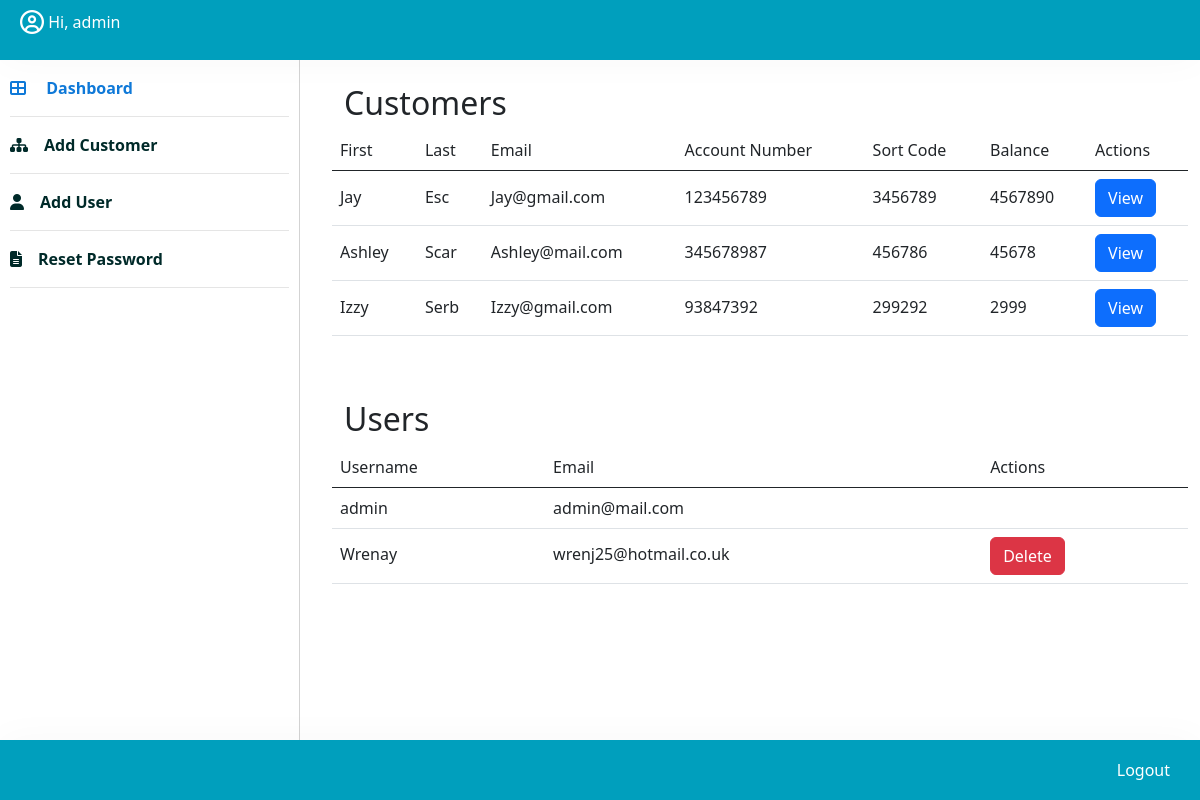
Page / (signed in) on the earlier database version.
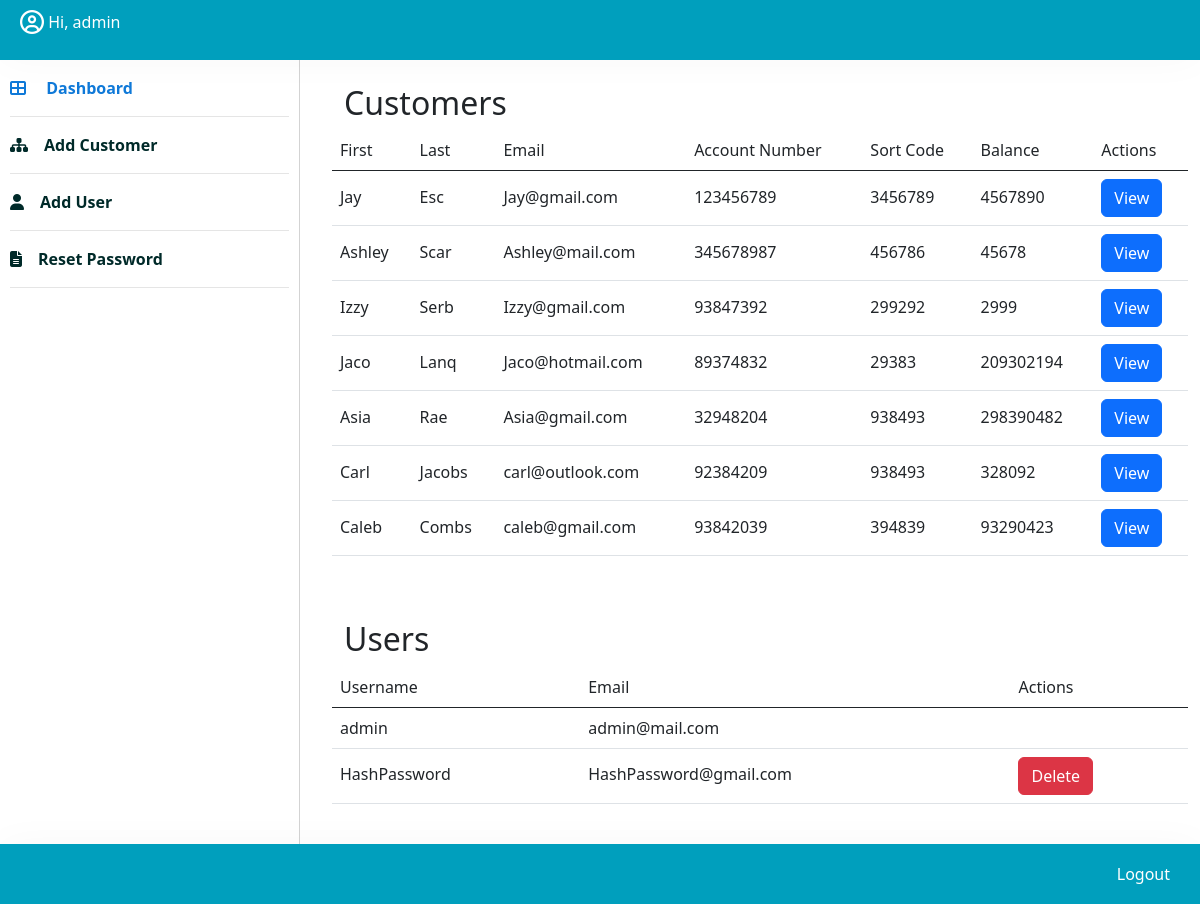
Same page on the later database version.
### models.py (models this page shows, shortened)
class User(UserMixin, db.Model):
    id = db.Column(db.Integer, primary_key=True)
    username = db.Column(db.String(50), unique=True, nullable=False)
    email = db.Column(db.String(50), unique=True, nullable=False)
    password_hash = db.Column(db.String(200), nullable=False)
    role = db.Column(db.String(10), nullable=False, default='regular')
    customer = db.relationship('Customer', backref='user', cascade="all, delete-orphan", passive_deletes=True, lazy=True)
    date_created = db.Column(db.DateTime, default=datetime.utcnow)

class Customer(db.Model):
    id = db.Column(db.Integer, primary_key=True)
    first_name = db.Column(db.String(200), nullable=False)
    last_name = db.Column(db.String(200), nullable=False)
    email = db.Column(db.String(200), nullable=False)
    account_number = db.Column(db.Integer, nullable=False)
    sort_code = db.Column(db.Integer, nullable=False)
    balance = db.Column(db.Integer, nullable=False)
    user_id = db.Column(db.Integer, db.ForeignKey('user.id', ondelete='CASCADE'), nullable=False)

### app.py (the view)
@app.route('/')
@login_required
def index():
    users = User.query.all()
    customers = Customer.query.all()
    return render_template('index.html', user=current_user, customers=customers, users=users)

### app.py (called while the page is built)
@login_manager.user_loader
def load_user(user_id):
    return User.query.get(int(user_id))

### templates/index.html (shortened to what this page needs)
{% extends 'base.html' %}
{% block extraLinks %}
  <link href="https://cdn.jsdelivr.net/npm/bootstrap@5.2.1/dist/css/bootstrap.min.css" rel="stylesheet">
  <link rel="stylesheet" href="https://cdnjs.cloudflare.com/ajax/libs/font-awesome/6.3.0/css/all.min.css" />
{% endblock %}
{% block body %}
  <div class="header text-white top-0 d-flex justify-content-between align-items-center">
    <div class="site-logo">
        <p><i class="fa-regular fa-circle-user fa-xl"></i> Hi, {{ user.username }}</p>
    </div>
  </div>
  <main>
    <div class="d-flex justify-content-between main-content">
        <div class="sidebar bg-white" id="sidebarMenu">
           <ul class="nav nav-pills flex-column mb-3" id="pills-tab" role="tablist">
               <li class="nav-item py-3" role="presentation">
                 <button class="nav-link active p-0 bg-transparent" id="pills-dashboard-tab" data-bs-toggle="pill" data-bs-target="#pills-dashboard" type="button" role="tab" aria-controls="pills-dashboard" aria-selected="true">
                    <i class="fa fa-th-large me-3"></i> Dashboard</button>
               </li>
               <li class="nav-item py-3" role="presentation">
                 <button class="nav-link p-0 bg-transparent" id="pills-customer-tab" data-bs-toggle="pill" data-bs-target="#pills-customer" type="button" role="tab" aria-controls="pills-sites" aria-selected="false">
                   <i class="fa-sharp fa-solid fa-sitemap me-3"></i>Add Customer</button>
               </li>
               {% if user.role == 'admin' %}
                    <li class="nav-item py-3" role="presentation">
                 <button class="nav-link p-0 bg-transparent" id="pills-user-tab" data-bs-toggle="pill" data-bs-target="#pills-user" type="button" role="tab" aria-controls="pills-user" aria-selected="false">
                   <i class="fa-sharp fa-solid fa-user me-3"></i>Add User</button>
               </li>
               {% endif %}
               <li class="nav-item py-3" role="presentation">
                 <button class="nav-link p-0 bg-transparent" id="pills-sites-tab" data-bs-toggle="pill" data-bs-target="#pills-profile" type="button" role="tab" aria-controls="pills-sites" aria-selected="false">
                   <i class="fa-sharp fa-solid fa-file-text me-3"></i>Reset Password</button>
               </li>
           </ul>
         </div>
        <div class="dashboard-content">
            <div class="tab-content" id="pills-tabContent">
                <div class="tab-pane fade show active" id="pills-dashboard" role="tabpanel" aria-labelledby="pills-dashboard-tab">
                    <div class="container p-4">
                        <div class="row">
                            <h2>Customers</h2>
                        </div>
                        <div class="row">
                            <table class="table">
                              <thead class="thead-dark">
                                <tr>
                                  <th scope="col">First</th>
                                  <th scope="col">Last</th>
                                  <th scope="col">Email</th>
                                  <th scope="col">Account Number</th>
                                  <th scope="col">Sort Code</th>
                                  <th scope="col">Balance</th>
                                  <th scope="col">Actions</th>
                                </tr>
                              </thead>
                              <tbody>
                                 {% for customer in customers %}
                                    <tr>
                                      <td>{{ customer.first_name }}</td>
                                      <td>{{ customer.last_name }}</td>
                                      <td>{{ customer.email }}</td>
                                      <td>{{ customer.account_number }}</td>
                                      <td>{{ customer.sort_code }}</td>
                                      <td>{{ customer.balance }}</td>
                                      <td>
                                          <div class="col">
                                              <a href="{{ url_for('customer', cus_id=customer.id)  }}"><button type="button" class="btn btn-primary" data-bs-toggle="modal" data-bs-target="#exampleModal">View</button></a>
                                          </div>
                                      </td>
                                    </tr>
                                 {% endfor %}
                              </tbody>
                            </table>
                        </div>
                    </div>
                 {% if user.role == 'admin' %}
                    <div class="container p-4">
                        <div class="row">
                            <h2>Users</h2>
                        </div>
                        <div class="row">
                            <table class="table">
                              <thead class="thead-dark">
                                <tr>
                                  <th scope="col">Username</th>
                                  <th scope="col">Email</th>
                                  <th scope="col">Actions</th>
                                </tr>
                              </thead>
                              <tbody>
                                 {% for u in users %}
                                    <tr>
                                      <td>{{ u.username }}</td>
                                      <td>{{ u.email }}</td>
                                      <td>
                                          {% if u.username != 'admin'%}
                                          <div class="col">
                                                <button type="button" class="btn btn-danger" data-bs-toggle="modal" data-bs-target="#exampleModal">
                                                    Delete
                                                </button>
                                          </div>
                                          {% endif %}
                                      </td>
                                    </tr>
                                 {% endfor %}
                              </tbody>
                            </table>
                        </div>
                    </div>
                {% endif %}
                </div>
            </div>
        </div>
    </div>
  </main>
    <div class="footer text-white d-flex justify-content-between align-items-center bottom-0">
        <div class="footer-nav d-none d-md-block">
            <ul class="m-0">
                <li><a href="/logout" class="text-white">Logout</a></li>
            </ul>
        </div>
    </div>
{% endblock %}

### templates/base.html (shortened to what this page needs)
<!doctype html>
<html lang="en">
  <head>
    <link href="https://cdn.jsdelivr.net/npm/bootstrap@5.3.0-alpha3/dist/css/bootstrap.min.css" rel="stylesheet">
    <link rel="stylesheet" href="{{ url_for('static', filename='assets/css/bootstrap.min.css') }}">
    <link rel="stylesheet" href="{{ url_for('static', filename='assets/css/all.min.css') }}">
    <link rel="stylesheet" href="{{ url_for('static', filename='assets/css/stylesheet.css') }}">
    {% block extraLinks %}{% endblock %}
  </head>
  <body>
     {% block body %}
     {% endblock %}
  </body>
</html>

### static/assets/css/stylesheet.css (style rules this page uses)
* { margin: 0; padding: 0; border: 0; font-size: 100%; font: inherit; vertical-align: baseline; box-sizing: border-box; }
html,body { overflow-x: hidden; margin: 0; height: 100%; background: #EEEEEE; }
.header,.footer { width: 100%; height: 60px; position: absolute; z-index: 10; background: #009FBD; box-shadow: 0px 0px 40px rgba(0, 0, 0, 0.03); padding-inline: 20px; }
.dashboard-content { height: calc(100vh - 120px); overflow-y: auto; width: calc(100vw - 320px); }
.main-content { margin-top: 60px; }
.main-content .sidebar { width: 25%; height: calc(100vh - 120px); transition: transform 250ms ease-in-out; padding-inline: 10px; overflow-y: auto; border-right:1px solid lightgray; }
.sidebar ul.nav-pills li { border-bottom: 1px solid rgba(0, 0, 0, 0.1); }
.sidebar ul.nav-pills li .nav-link { color: #002A29; font-weight: bold; }
.nav-pills .nav-link.active, .nav-pills .show>.nav-link { color: #0F79D8 !important; }
.footer-nav ul li { display: inline-block; margin-inline: 10px; }
.footer-nav ul li a { font-weight: 400; font-size: 16px; color: #3C3C3C; text-decoration: none; }

Differences in the rows shown:
removed User: username "Wrenay", email "wrenj25@hotmail.co.uk"
added Customer: first_name "Jaco", last_name "Lanq", email "Jaco@hotmail.com", account_number "89374832", sort_code "29383", balance "209302194"
added Customer: first_name "Asia", last_name "Rae", email "Asia@gmail.com", account_number "32948204", sort_code "938493", balance "298390482"
added Customer: first_name "Carl", last_name "Jacobs", email "carl@outlook.com", account_number "92384209", sort_code "938493", balance "328092"
added Customer: first_name "Caleb", last_name "Combs", email "caleb@gmail.com", account_number "93842039", sort_code "394839", balance "93290423"
added User: username "HashPassword", email "HashPassword@gmail.com"
